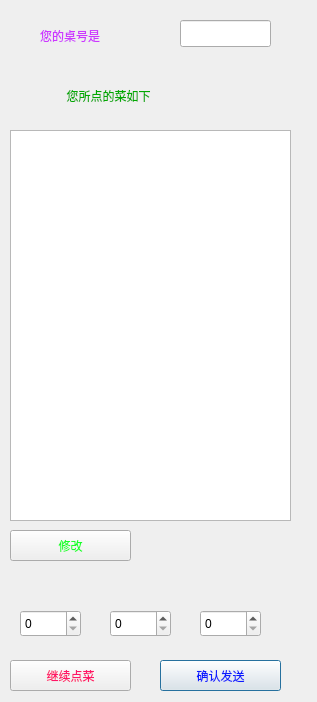
<?xml version="1.0" encoding="UTF-8"?>
<ui version="4.0">
 <class>yyf</class>
 <widget class="QDialog" name="yyf">
  <property name="geometry">
   <rect>
    <x>0</x>
    <y>0</y>
    <width>317</width>
    <height>702</height>
   </rect>
  </property>
  <property name="windowTitle">
   <string>Dialog</string>
  </property>
  <property name="styleSheet">
   <string notr="true">background-image: url(:/new/prefix1/dddd.jpg);</string>
  </property>
  <widget class="QTextEdit" name="textEdit">
   <property name="geometry">
    <rect>
     <x>10</x>
     <y>130</y>
     <width>281</width>
     <height>391</height>
    </rect>
   </property>
   <property name="styleSheet">
    <string notr="true">font: 75 oblique 11pt &quot;Helvetica&quot;;</string>
   </property>
  </widget>
  <widget class="QPushButton" name="pushButton">
   <property name="geometry">
    <rect>
     <x>160</x>
     <y>660</y>
     <width>121</width>
     <height>31</height>
    </rect>
   </property>
   <property name="styleSheet">
    <string notr="true">font: oblique 13pt &quot;Helvetica&quot;;
color: rgb(11, 27, 255);</string>
   </property>
   <property name="text">
    <string>确认发送</string>
   </property>
  </widget>
  <widget class="QLabel" name="label">
   <property name="geometry">
    <rect>
     <x>50</x>
     <y>80</y>
     <width>161</width>
     <height>31</height>
    </rect>
   </property>
   <property name="styleSheet">
    <string notr="true">font: oblique 13pt &quot;Helvetica&quot;;
color: rgb(0, 170, 0);</string>
   </property>
   <property name="text">
    <string>     您所点的菜如下</string>
   </property>
  </widget>
  <widget class="QLineEdit" name="lineEdit">
   <property name="geometry">
    <rect>
     <x>180</x>
     <y>20</y>
     <width>91</width>
     <height>27</height>
    </rect>
   </property>
  </widget>
  <widget class="QLabel" name="label_2">
   <property name="geometry">
    <rect>
     <x>40</x>
     <y>20</y>
     <width>121</width>
     <height>31</height>
    </rect>
   </property>
   <property name="styleSheet">
    <string notr="true">color: rgb(205, 55, 255);
font: oblique 13pt &quot;Helvetica&quot;;</string>
   </property>
   <property name="text">
    <string>您的桌号是</string>
   </property>
  </widget>
  <widget class="QPushButton" name="pushButton_2">
   <property name="geometry">
    <rect>
     <x>10</x>
     <y>660</y>
     <width>121</width>
     <height>31</height>
    </rect>
   </property>
   <property name="styleSheet">
    <string notr="true">font: oblique 13pt &quot;Helvetica&quot;;
color: rgb(255, 21, 103);</string>
   </property>
   <property name="text">
    <string>继续点菜</string>
   </property>
  </widget>
  <widget class="QPushButton" name="pushButton_3">
   <property name="geometry">
    <rect>
     <x>10</x>
     <y>530</y>
     <width>121</width>
     <height>31</height>
    </rect>
   </property>
   <property name="styleSheet">
    <string notr="true">font: oblique 13pt &quot;Helvetica&quot;;
color: rgb(24, 255, 43);</string>
   </property>
   <property name="text">
    <string>修改</string>
   </property>
  </widget>
  <widget class="QSpinBox" name="spinBox">
   <property name="geometry">
    <rect>
     <x>20</x>
     <y>610</y>
     <width>61</width>
     <height>27</height>
    </rect>
   </property>
  </widget>
  <widget class="QSpinBox" name="spinBox_2">
   <property name="geometry">
    <rect>
     <x>110</x>
     <y>610</y>
     <width>61</width>
     <height>27</height>
    </rect>
   </property>
  </widget>
  <widget class="QSpinBox" name="spinBox_3">
   <property name="geometry">
    <rect>
     <x>200</x>
     <y>610</y>
     <width>61</width>
     <height>27</height>
    </rect>
   </property>
  </widget>
 </widget>
 <resources/>
 <connections/>
</ui>
